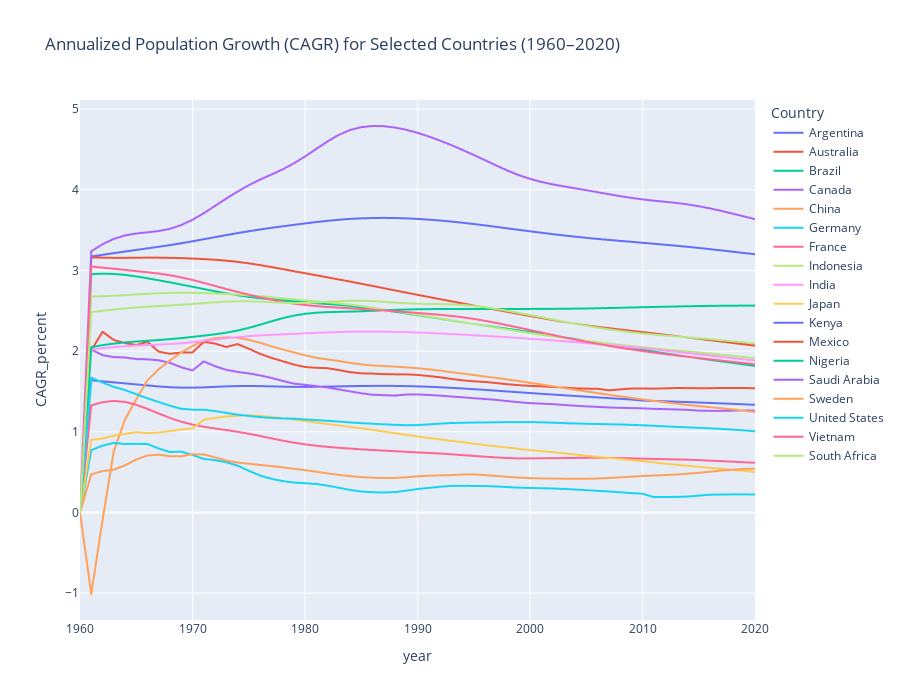

The notebook cell this image was saved under:
### Markdown cell above
### **How does population growth vary across major diverse countries over time?**

### Code cell
import plotly.express as px

# A representative set of 20 countries based on income level groups, regions, and socio-economic factors:
selected_countries = [
    "United States", "Germany", "Japan", "Brazil", "India",
    "China", "South Africa", "Nigeria", "Egypt", "Mexico",
    "Australia", "Canada", "France", "Indonesia", "Russia",
    "Saudi Arabia", "Kenya", "Argentina", "Vietnam", "Sweden"
]

# Filter the dataframe for these countries
subset_df = final_df[final_df['Country'].isin(selected_countries)].copy()

# Get 1960 population for CAGR calculation
pop_1960 = subset_df[subset_df['year'] == 1960][['Country', 'population']].rename(columns={'population':'pop_1960'})


# Merge back and compute CAGR
df_cagr = subset_df.merge(pop_1960, on='Country')
df_cagr['CAGR'] = ((df_cagr['population'] / df_cagr['pop_1960']) ** (1 / (df_cagr['year'] - 1960))) - 1
df_cagr['CAGR_percent'] = df_cagr['CAGR'] * 100

# Plot CAGR lines for the selected countries
fig = px.line(
    df_cagr,
    x="year",
    y="CAGR_percent",
    color="Country",
    hover_name="Country",
    hover_data={
        "CAGR_percent": ':.2f',  # 2 decimal places
        "year": True,
        "Country": False
    },
    title="Annualized Population Growth (CAGR) for Selected Countries (1960–2020)"
)

fig.update_layout(
    height=700,
    legend_title_text="Country",
    hovermode="closest"
)

fig.show()
